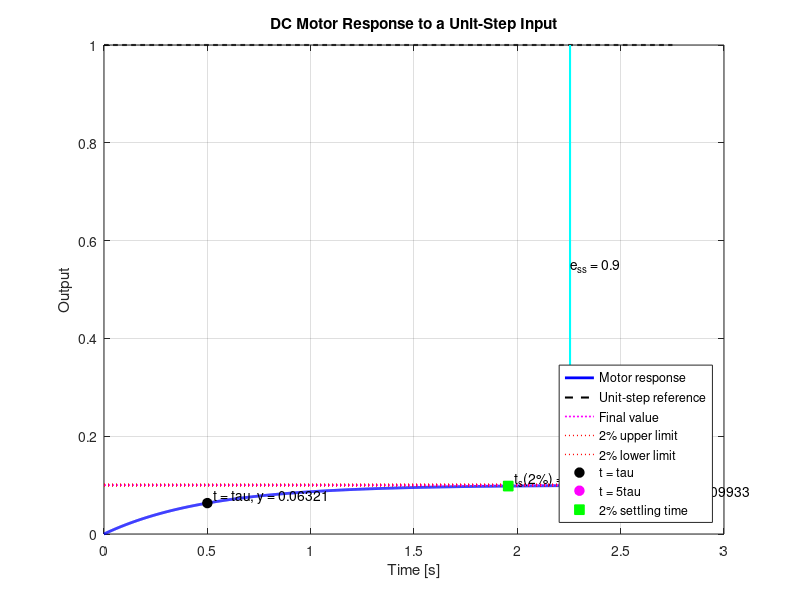

This figure's MATLAB source:
% ====================================================================
% Script: Unit-Step Response - DC Motor
% Transfer function: G(s) = K_M / (tau*s + 1)
% Student: Kevin Joseph Berrocal Rodríguez
% Student ID: 2020113094
% Course: Automatic Control Lab
%
% This script calculates the first-order model of a DC motor from
% its physical parameters, obtains K_M and tau, and generates the
% time-domain response to a unit-step input.
%
% The input parameters are entered directly through the Octave terminal.
%
% Model:
%   K_M = Kt / (Ra*b + Kt*Kb)
%   tau = Ra*J / (Ra*b + Kt*Kb)
% ====================================================================

clear;
clc;
close all;

%% Parameter input function
function value = read_parameter(prompt)

    while true

        user_input = input(prompt, 's');

        % Check for empty input.
        if isempty(strtrim(user_input))
            fprintf('Warning: input cannot be empty. Please enter a value.\n');
            continue;
        end

        % Convert the input text to a number.
        value = str2double(user_input);

        % Check for invalid or non-numeric input.
        if isnan(value) || ~isfinite(value)
            fprintf('Warning: please enter a valid numeric value.\n');
            continue;
        end

        break;
    end

end

%% Input parameters
fprintf('DC Motor First-Order Model\n');
fprintf('===========================\n');
fprintf('Enter the motor parameters:\n\n');

Kt = read_parameter('Kt - Torque constant [N*m/A]: ');
Ra = read_parameter('Ra - Armature resistance [Ohm]: ');
b  = read_parameter('b  - Viscous friction coefficient [N*m*s/rad]: ');
Kb = read_parameter('Kb - Back-EMF constant [V*s/rad]: ');
J  = read_parameter('J  - Motor and load inertia [kg*m^2]: ');

%% Input validation
% Check that all values are real, finite and physically valid.
parameters = [Kt, Ra, b, Kb, J];

if any(~isfinite(parameters)) || any(~isreal(parameters))
    error('All parameters must be finite real numbers.');
end

if Kt <= 0
    error('Kt must be greater than zero.');
end

if Ra <= 0
    error('Ra must be greater than zero.');
end

if b < 0
    error('b must be greater than or equal to zero.');
end

if Kb <= 0
    error('Kb must be greater than zero.');
end

if J <= 0
    error('J must be greater than zero.');
end

%% Calculate motor model
% Obtain the gain and time constant from the motor parameters.
model_denominator = Ra*b + Kt*Kb;

if model_denominator <= 0 || ~isfinite(model_denominator)
    error('The calculated denominator is not physically valid.');
end

KM = Kt / model_denominator;
tau = (Ra*J) / model_denominator;

if ~isfinite(KM) || ~isfinite(tau) || tau <= 0
    error('The calculated K_M and tau values are not valid.');
end

%% Display model parameters
fprintf('\nCalculated model parameters\n');
fprintf('===========================\n');
fprintf('K_M = %.8g\n', KM);
fprintf('tau = %.8g s\n', tau);

fprintf('\nTransfer function:\n');
fprintf('G(s) = %.8g / (%.8g*s + 1)\n', KM, tau);

%% Unit-step simulation
% The input is explicitly defined as a unit step with amplitude 1.
input_step = 1;

% Simulate long enough to observe the complete transient response.
five_tau = 5*tau;
settling_time_2pct = -tau*log(0.02);

simulation_end_time = max(five_tau, settling_time_2pct) * 1.10;

time = linspace(0, simulation_end_time, 1000);

% First-order motor response to the unit-step input.
response = input_step * KM * (1 - exp(-time/tau));

% Reference signal: unit step with amplitude 1.
reference = input_step * ones(size(time));

%% Characteristic values
final_value = input_step * KM;
response_at_tau = final_value * (1 - exp(-1));
response_at_five_tau = final_value * (1 - exp(-5));

% Difference between the unit-step reference and final output.
steady_state_error = abs(input_step - final_value);

response_at_settling = final_value * ...
    (1 - exp(-settling_time_2pct/tau));

%% Display simulation results
fprintf('\nSimulation results\n');
fprintf('==================\n');
fprintf('Input step                         = %.4g\n', input_step);
fprintf('Final expected value, y(infinity)  = %.8g\n', final_value);
fprintf('Response at t = tau                = %.8g\n', response_at_tau);
fprintf('Response at t = 5*tau              = %.8g\n', response_at_five_tau);
fprintf('2%% settling time                   = %.8g s\n', ...
        settling_time_2pct);
fprintf('Steady-state error                 = %.8g\n', ...
        steady_state_error);

%% Plot
figure('Name', 'DC Motor Unit-Step Response', ...
       'NumberTitle', 'off');

% Motor response.
plot(time, response, 'b-', 'LineWidth', 2);
hold on;
grid on;

% Unit-step reference.
plot(time, reference, 'k--', 'LineWidth', 1.5);

% Final motor value.
plot([0, simulation_end_time], ...
     [final_value, final_value], ...
     'm:', 'LineWidth', 1.2);

% 2% settling limits around the final value.
upper_settling_limit = final_value * 1.02;
lower_settling_limit = final_value * 0.98;

plot([0, simulation_end_time], ...
     [upper_settling_limit, upper_settling_limit], ...
     'r:', 'LineWidth', 1.0);

plot([0, simulation_end_time], ...
     [lower_settling_limit, lower_settling_limit], ...
     'r:', 'LineWidth', 1.0);

% Characteristic points.
plot(tau, response_at_tau, ...
     'ko', 'MarkerSize', 7, 'MarkerFaceColor', 'k');

plot(five_tau, response_at_five_tau, ...
     'mo', 'MarkerSize', 7, 'MarkerFaceColor', 'm');

plot(settling_time_2pct, response_at_settling, ...
     'gs', 'MarkerSize', 7, 'MarkerFaceColor', 'g');

% Display steady-state error when it is meaningful.
if steady_state_error > 1e-4

    x_error = simulation_end_time * 0.82;

    plot([x_error, x_error], ...
         [final_value, input_step], ...
         'c-', 'LineWidth', 1.5);

    text(x_error, ...
         (final_value + input_step)/2, ...
         sprintf('e_{ss} = %.4g', steady_state_error), ...
         'VerticalAlignment', 'middle');
end

% Labels for characteristic points.
text(tau, ...
     response_at_tau, ...
     sprintf('  t = tau, y = %.4g', response_at_tau), ...
     'VerticalAlignment', 'bottom');

text(five_tau, ...
     response_at_five_tau, ...
     sprintf('  t = 5tau, y = %.4g', response_at_five_tau), ...
     'VerticalAlignment', 'top');

text(settling_time_2pct, ...
     response_at_settling, ...
     sprintf('  t_s(2%%) = %.4g s', settling_time_2pct), ...
     'VerticalAlignment', 'bottom');

xlabel('Time [s]');
ylabel('Output');

title('DC Motor Response to a Unit-Step Input');

legend({'Motor response', ...
        'Unit-step reference', ...
        'Final value', ...
        '2% upper limit', ...
        '2% lower limit', ...
        't = tau', ...
        't = 5tau', ...
        '2% settling time'}, ...
       'Location', 'southeast');

hold off;

fprintf('\nSimulation completed successfully.\n');
